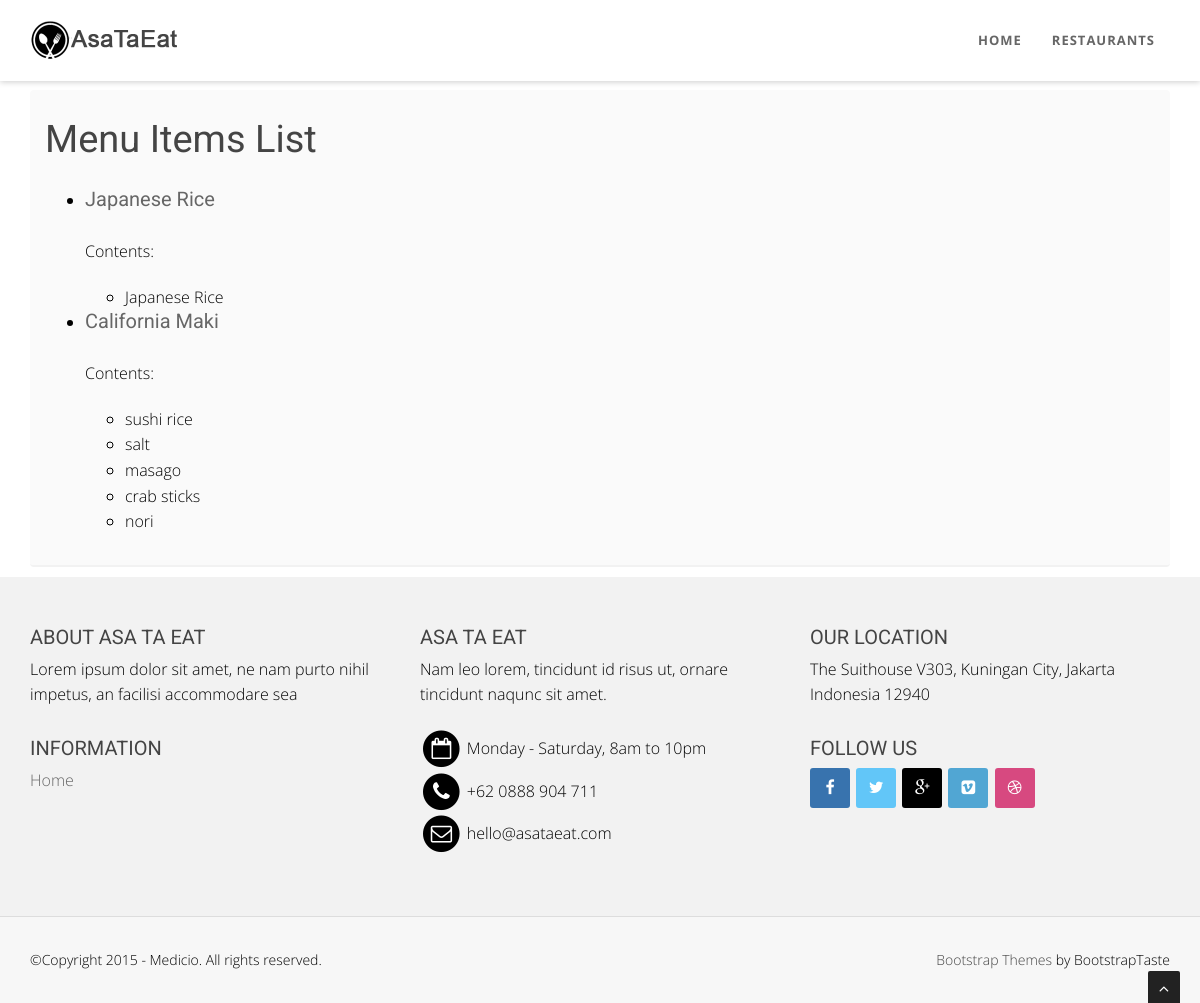
The app's page /items/ (signed in), older data.
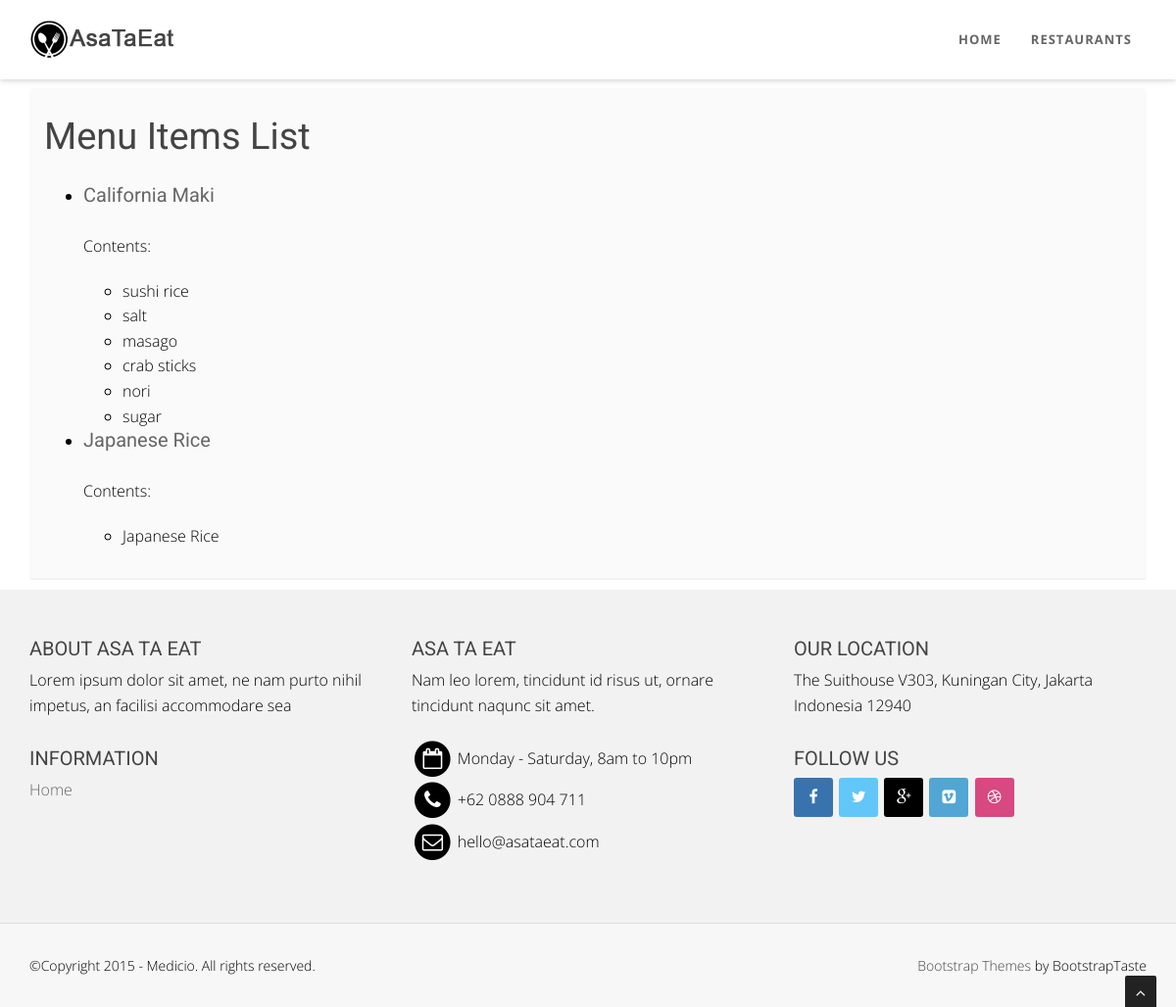
The same page, newer data.
### menus/models.py (models this page shows, shortened)
class Item(models.Model):
    user        = models.ForeignKey(settings.AUTH_USER_MODEL)
    restaurant  = models.ForeignKey(RestaurantLocation)
    name        = models.CharField(max_length=120)
    contents    = models.TextField(help_text = 'Separate each item by comma')
    excludes    = models.TextField(blank=True, null=True, help_text = 'Separate each item by comma')
    public      = models.BooleanField(default=True)
    timestamp   = models.DateTimeField(auto_now_add=True)
    updated     = models.DateTimeField(auto_now=True)
    def get_absolute_url(self):
        return reverse('menus:detail', kwargs={'pk': self.pk})
    class Meta:
        ordering = ['-updated', '-timestamp']
    def get_contents(self):
        return self.contents.split(",")

### menus/views.py (the view)
class ItemListView(ListView, LoginRequiredMixin):
    login_url = '/login/'
    def get_queryset(self):
        return Item.objects.filter(user=self.request.user)

### menus/templates/menus/item_list.html (shortened to what this page needs)
{% extends "base.html" %}
{% block content %}
<section id="callaction" class="home-section paddingtop-90 paddingbot-10">
        <div class="container">
             <div class="row">
                 <div class="col-md-12">
                     <div class="callaction bg-gray">
                         <div class="row">
                            <h1>Menu Items List</h1>
                         </div>
                         <div class="row">
                            <ul>
                                {% for object in object_list %}
                                    <li>
                                        <h6>
                                            <a href ="{{ object.get_absolute_url }}">
                                                {{ object.name }}
                                            </a>
                                        </h6>
                                    </li>
                                    {% if object.contents %}
                                        <p>Contents: </p>
                                        <ul>
                                            {% for content in object.get_contents %}
                                                <li>
                                                    {{ content }}
                                                </li>
                                            {% endfor %}
                                        </ul>
                                    {% endif %}
                                {% endfor %}
                            </ul>
                        </div>
                     </div>
                 </div>
             </div>
         </div>
 </section>
 {% endblock content %}

Row changes from the older to the newer data that the page shows:
changed Item "California Maki": moves up the list
Text that changed along with them:
new list line: "sugar"
